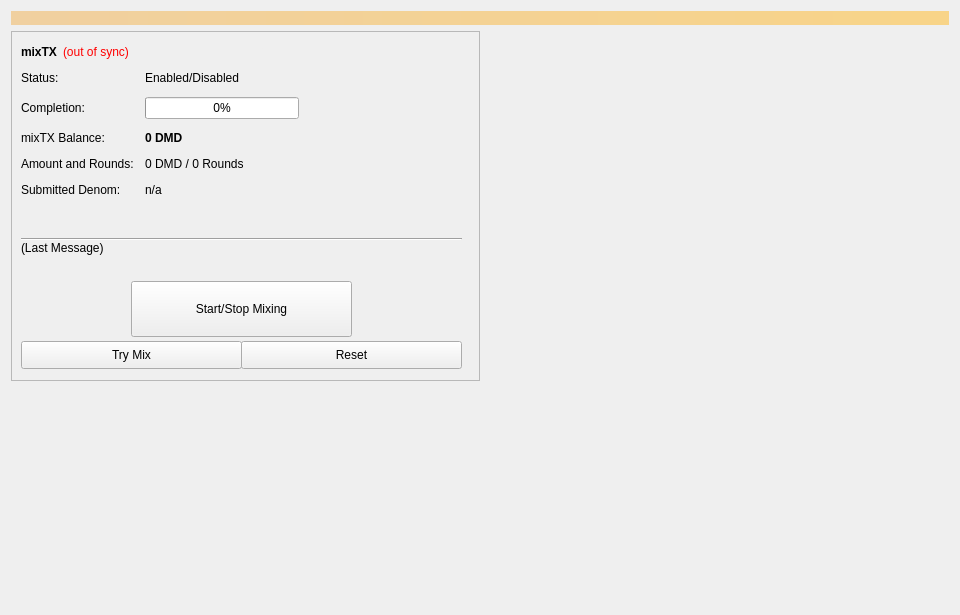
<?xml version="1.0" encoding="UTF-8"?>
<ui version="4.0">
 <class>Coinmix</class>
 <widget class="QWidget" name="Coinmix">
  <property name="geometry">
   <rect>
    <x>0</x>
    <y>0</y>
    <width>960</width>
    <height>615</height>
   </rect>
  </property>
  <property name="minimumSize">
   <size>
    <width>960</width>
    <height>0</height>
   </size>
  </property>
  <property name="windowTitle">
   <string>Form</string>
  </property>
  <layout class="QVBoxLayout" name="topLayout">
   <item>
    <widget class="QLabel" name="labelAlerts">
     <property name="visible">
      <bool>false</bool>
     </property>
     <property name="styleSheet">
      <string notr="true">background-color: qlineargradient(x1: 0, y1: 0, x2: 1, y2: 0, stop:0 #F0D0A0, stop:1 #F8D488); color:#000000;</string>
     </property>
     <property name="wordWrap">
      <bool>true</bool>
     </property>
     <property name="margin">
      <number>3</number>
     </property>
    </widget>
   </item>
   <item>
    <layout class="QHBoxLayout" name="horizontalLayout" stretch="1,1">
     <item>
      <layout class="QVBoxLayout" name="verticalLayout_2">
       <item>
        <widget class="QFrame" name="framemixTX">
         <property name="minimumSize">
          <size>
           <width>0</width>
           <height>350</height>
          </size>
         </property>
         <property name="layoutDirection">
          <enum>Qt::LeftToRight</enum>
         </property>
         <property name="frameShape">
          <enum>QFrame::StyledPanel</enum>
         </property>
         <property name="frameShadow">
          <enum>QFrame::Raised</enum>
         </property>
         <widget class="QWidget" name="formLayoutWidget">
          <property name="geometry">
           <rect>
            <x>10</x>
            <y>40</y>
            <width>451</width>
            <height>161</height>
           </rect>
          </property>
          <layout class="QFormLayout" name="formLayout">
           <property name="fieldGrowthPolicy">
            <enum>QFormLayout::AllNonFixedFieldsGrow</enum>
           </property>
           <property name="horizontalSpacing">
            <number>11</number>
           </property>
           <property name="verticalSpacing">
            <number>12</number>
           </property>
           <item row="0" column="0">
            <widget class="QLabel" name="label_6">
             <property name="text">
              <string>Status:</string>
             </property>
            </widget>
           </item>
           <item row="1" column="0">
            <widget class="QLabel" name="label_7">
             <property name="text">
              <string>Completion:</string>
             </property>
            </widget>
           </item>
           <item row="1" column="1">
            <widget class="QProgressBar" name="mixTXProgress">
             <property name="maximumSize">
              <size>
               <width>154</width>
               <height>16777215</height>
              </size>
             </property>
             <property name="value">
              <number>0</number>
             </property>
            </widget>
           </item>
           <item row="2" column="0">
            <widget class="QLabel" name="labelAnonymizedText">
             <property name="text">
              <string>mixTX Balance:</string>
             </property>
            </widget>
           </item>
           <item row="2" column="1">
            <widget class="QLabel" name="labelAnonymized">
             <property name="font">
              <font>
               <weight>75</weight>
               <bold>true</bold>
              </font>
             </property>
             <property name="text">
              <string notr="true">0 DMD</string>
             </property>
            </widget>
           </item>
           <item row="3" column="0">
            <widget class="QLabel" name="label_8">
             <property name="text">
              <string>Amount and Rounds:</string>
             </property>
            </widget>
           </item>
           <item row="3" column="1">
            <widget class="QLabel" name="labelAmountRounds">
             <property name="text">
              <string>0 DMD / 0 Rounds</string>
             </property>
            </widget>
           </item>
           <item row="4" column="0">
            <widget class="QLabel" name="label_9">
             <property name="text">
              <string>Submitted Denom:</string>
             </property>
            </widget>
           </item>
           <item row="4" column="1">
            <widget class="QLabel" name="labelSubmittedDenom">
             <property name="toolTip">
              <string>The denominations you submitted to the Masternode.&lt;br&gt;To mix, other users must submit the exact same denominations.</string>
             </property>
             <property name="text">
              <string>n/a</string>
             </property>
            </widget>
           </item>
           <item row="0" column="1">
            <widget class="QLabel" name="mixTXEnabled">
             <property name="text">
              <string>Enabled/Disabled</string>
             </property>
            </widget>
           </item>
          </layout>
         </widget>
         <widget class="QPushButton" name="runAutoDenom">
          <property name="geometry">
           <rect>
            <x>251</x>
            <y>17</y>
            <width>1</width>
            <height>1</height>
           </rect>
          </property>
          <property name="palette">
           <palette>
            <active>
             <colorrole role="WindowText">
              <brush brushstyle="SolidPattern">
               <color alpha="255">
                <red>0</red>
                <green>0</green>
                <blue>0</blue>
               </color>
              </brush>
             </colorrole>
             <colorrole role="Button">
              <brush brushstyle="SolidPattern">
               <color alpha="255">
                <red>239</red>
                <green>238</green>
                <blue>238</blue>
               </color>
              </brush>
             </colorrole>
             <colorrole role="Light">
              <brush brushstyle="SolidPattern">
               <color alpha="255">
                <red>255</red>
                <green>255</green>
                <blue>255</blue>
               </color>
              </brush>
             </colorrole>
             <colorrole role="Midlight">
              <brush brushstyle="SolidPattern">
               <color alpha="255">
                <red>247</red>
                <green>246</green>
                <blue>246</blue>
               </color>
              </brush>
             </colorrole>
             <colorrole role="Dark">
              <brush brushstyle="SolidPattern">
               <color alpha="255">
                <red>119</red>
                <green>119</green>
                <blue>119</blue>
               </color>
              </brush>
             </colorrole>
             <colorrole role="Mid">
              <brush brushstyle="SolidPattern">
               <color alpha="255">
                <red>159</red>
                <green>159</green>
                <blue>159</blue>
               </color>
              </brush>
             </colorrole>
             <colorrole role="Text">
              <brush brushstyle="SolidPattern">
               <color alpha="255">
                <red>0</red>
                <green>0</green>
                <blue>0</blue>
               </color>
              </brush>
             </colorrole>
             <colorrole role="BrightText">
              <brush brushstyle="SolidPattern">
               <color alpha="255">
                <red>255</red>
                <green>255</green>
                <blue>255</blue>
               </color>
              </brush>
             </colorrole>
             <colorrole role="ButtonText">
              <brush brushstyle="SolidPattern">
               <color alpha="255">
                <red>0</red>
                <green>0</green>
                <blue>0</blue>
               </color>
              </brush>
             </colorrole>
             <colorrole role="Base">
              <brush brushstyle="SolidPattern">
               <color alpha="255">
                <red>255</red>
                <green>255</green>
                <blue>255</blue>
               </color>
              </brush>
             </colorrole>
             <colorrole role="Window">
              <brush brushstyle="SolidPattern">
               <color alpha="255">
                <red>239</red>
                <green>238</green>
                <blue>238</blue>
               </color>
              </brush>
             </colorrole>
             <colorrole role="Shadow">
              <brush brushstyle="SolidPattern">
               <color alpha="255">
                <red>0</red>
                <green>0</green>
                <blue>0</blue>
               </color>
              </brush>
             </colorrole>
             <colorrole role="AlternateBase">
              <brush brushstyle="SolidPattern">
               <color alpha="255">
                <red>247</red>
                <green>246</green>
                <blue>246</blue>
               </color>
              </brush>
             </colorrole>
             <colorrole role="ToolTipBase">
              <brush brushstyle="SolidPattern">
               <color alpha="255">
                <red>255</red>
                <green>255</green>
                <blue>220</blue>
               </color>
              </brush>
             </colorrole>
             <colorrole role="ToolTipText">
              <brush brushstyle="SolidPattern">
               <color alpha="255">
                <red>0</red>
                <green>0</green>
                <blue>0</blue>
               </color>
              </brush>
             </colorrole>
            </active>
            <inactive>
             <colorrole role="WindowText">
              <brush brushstyle="SolidPattern">
               <color alpha="255">
                <red>0</red>
                <green>0</green>
                <blue>0</blue>
               </color>
              </brush>
             </colorrole>
             <colorrole role="Button">
              <brush brushstyle="SolidPattern">
               <color alpha="255">
                <red>239</red>
                <green>238</green>
                <blue>238</blue>
               </color>
              </brush>
             </colorrole>
             <colorrole role="Light">
              <brush brushstyle="SolidPattern">
               <color alpha="255">
                <red>255</red>
                <green>255</green>
                <blue>255</blue>
               </color>
              </brush>
             </colorrole>
             <colorrole role="Midlight">
              <brush brushstyle="SolidPattern">
               <color alpha="255">
                <red>247</red>
                <green>246</green>
                <blue>246</blue>
               </color>
              </brush>
             </colorrole>
             <colorrole role="Dark">
              <brush brushstyle="SolidPattern">
               <color alpha="255">
                <red>119</red>
                <green>119</green>
                <blue>119</blue>
               </color>
              </brush>
             </colorrole>
             <colorrole role="Mid">
              <brush brushstyle="SolidPattern">
               <color alpha="255">
                <red>159</red>
                <green>159</green>
                <blue>159</blue>
               </color>
              </brush>
             </colorrole>
             <colorrole role="Text">
              <brush brushstyle="SolidPattern">
               <color alpha="255">
                <red>0</red>
                <green>0</green>
                <blue>0</blue>
               </color>
              </brush>
             </colorrole>
             <colorrole role="BrightText">
              <brush brushstyle="SolidPattern">
               <color alpha="255">
                <red>255</red>
                <green>255</green>
                <blue>255</blue>
               </color>
              </brush>
             </colorrole>
             <colorrole role="ButtonText">
              <brush brushstyle="SolidPattern">
               <color alpha="255">
                <red>0</red>
                <green>0</green>
                <blue>0</blue>
               </color>
              </brush>
             </colorrole>
             <colorrole role="Base">
              <brush brushstyle="SolidPattern">
               <color alpha="255">
                <red>255</red>
                <green>255</green>
                <blue>255</blue>
               </color>
              </brush>
             </colorrole>
             <colorrole role="Window">
              <brush brushstyle="SolidPattern">
               <color alpha="255">
                <red>239</red>
                <green>238</green>
                <blue>238</blue>
               </color>
              </brush>
             </colorrole>
             <colorrole role="Shadow">
              <brush brushstyle="SolidPattern">
               <color alpha="255">
                <red>0</red>
                <green>0</green>
                <blue>0</blue>
               </color>
              </brush>
             </colorrole>
             <colorrole role="AlternateBase">
              <brush brushstyle="SolidPattern">
               <color alpha="255">
                <red>247</red>
                <green>246</green>
                <blue>246</blue>
               </color>
              </brush>
             </colorrole>
             <colorrole role="ToolTipBase">
              <brush brushstyle="SolidPattern">
               <color alpha="255">
                <red>255</red>
                <green>255</green>
                <blue>220</blue>
               </color>
              </brush>
             </colorrole>
             <colorrole role="ToolTipText">
              <brush brushstyle="SolidPattern">
               <color alpha="255">
                <red>0</red>
                <green>0</green>
                <blue>0</blue>
               </color>
              </brush>
             </colorrole>
            </inactive>
            <disabled>
             <colorrole role="WindowText">
              <brush brushstyle="SolidPattern">
               <color alpha="255">
                <red>119</red>
                <green>119</green>
                <blue>119</blue>
               </color>
              </brush>
             </colorrole>
             <colorrole role="Button">
              <brush brushstyle="SolidPattern">
               <color alpha="255">
                <red>239</red>
                <green>238</green>
                <blue>238</blue>
               </color>
              </brush>
             </colorrole>
             <colorrole role="Light">
              <brush brushstyle="SolidPattern">
               <color alpha="255">
                <red>255</red>
                <green>255</green>
                <blue>255</blue>
               </color>
              </brush>
             </colorrole>
             <colorrole role="Midlight">
              <brush brushstyle="SolidPattern">
               <color alpha="255">
                <red>247</red>
                <green>246</green>
                <blue>246</blue>
               </color>
              </brush>
             </colorrole>
             <colorrole role="Dark">
              <brush brushstyle="SolidPattern">
               <color alpha="255">
                <red>119</red>
                <green>119</green>
                <blue>119</blue>
               </color>
              </brush>
             </colorrole>
             <colorrole role="Mid">
              <brush brushstyle="SolidPattern">
               <color alpha="255">
                <red>159</red>
                <green>159</green>
                <blue>159</blue>
               </color>
              </brush>
             </colorrole>
             <colorrole role="Text">
              <brush brushstyle="SolidPattern">
               <color alpha="255">
                <red>119</red>
                <green>119</green>
                <blue>119</blue>
               </color>
              </brush>
             </colorrole>
             <colorrole role="BrightText">
              <brush brushstyle="SolidPattern">
               <color alpha="255">
                <red>255</red>
                <green>255</green>
                <blue>255</blue>
               </color>
              </brush>
             </colorrole>
             <colorrole role="ButtonText">
              <brush brushstyle="SolidPattern">
               <color alpha="255">
                <red>119</red>
                <green>119</green>
                <blue>119</blue>
               </color>
              </brush>
             </colorrole>
             <colorrole role="Base">
              <brush brushstyle="SolidPattern">
               <color alpha="255">
                <red>239</red>
                <green>238</green>
                <blue>238</blue>
               </color>
              </brush>
             </colorrole>
             <colorrole role="Window">
              <brush brushstyle="SolidPattern">
               <color alpha="255">
                <red>239</red>
                <green>238</green>
                <blue>238</blue>
               </color>
              </brush>
             </colorrole>
             <colorrole role="Shadow">
              <brush brushstyle="SolidPattern">
               <color alpha="255">
                <red>0</red>
                <green>0</green>
                <blue>0</blue>
               </color>
              </brush>
             </colorrole>
             <colorrole role="AlternateBase">
              <brush brushstyle="SolidPattern">
               <color alpha="255">
                <red>239</red>
                <green>238</green>
                <blue>238</blue>
               </color>
              </brush>
             </colorrole>
             <colorrole role="ToolTipBase">
              <brush brushstyle="SolidPattern">
               <color alpha="255">
                <red>255</red>
                <green>255</green>
                <blue>220</blue>
               </color>
              </brush>
             </colorrole>
             <colorrole role="ToolTipText">
              <brush brushstyle="SolidPattern">
               <color alpha="255">
                <red>0</red>
                <green>0</green>
                <blue>0</blue>
               </color>
              </brush>
             </colorrole>
            </disabled>
           </palette>
          </property>
          <property name="focusPolicy">
           <enum>Qt::NoFocus</enum>
          </property>
          <property name="autoFillBackground">
           <bool>true</bool>
          </property>
          <property name="text">
           <string/>
          </property>
          <property name="flat">
           <bool>true</bool>
          </property>
         </widget>
         <widget class="QPushButton" name="togglemixTX">
          <property name="geometry">
           <rect>
            <x>120</x>
            <y>250</y>
            <width>221</width>
            <height>56</height>
           </rect>
          </property>
          <property name="sizePolicy">
           <sizepolicy hsizetype="MinimumExpanding" vsizetype="Fixed">
            <horstretch>0</horstretch>
            <verstretch>0</verstretch>
           </sizepolicy>
          </property>
          <property name="text">
           <string>Start/Stop Mixing</string>
          </property>
         </widget>
         <widget class="Line" name="lineLastMessage">
          <property name="geometry">
           <rect>
            <x>10</x>
            <y>200</y>
            <width>441</width>
            <height>16</height>
           </rect>
          </property>
          <property name="orientation">
           <enum>Qt::Horizontal</enum>
          </property>
         </widget>
         <widget class="QLabel" name="mixTXStatus">
          <property name="geometry">
           <rect>
            <x>10</x>
            <y>210</y>
            <width>451</width>
            <height>43</height>
           </rect>
          </property>
          <property name="minimumSize">
           <size>
            <width>288</width>
            <height>43</height>
           </size>
          </property>
          <property name="text">
           <string>(Last Message)</string>
          </property>
          <property name="alignment">
           <set>Qt::AlignLeading|Qt::AlignLeft|Qt::AlignTop</set>
          </property>
          <property name="wordWrap">
           <bool>true</bool>
          </property>
         </widget>
         <widget class="QPushButton" name="mixTXAuto">
          <property name="geometry">
           <rect>
            <x>10</x>
            <y>310</y>
            <width>221</width>
            <height>28</height>
           </rect>
          </property>
          <property name="sizePolicy">
           <sizepolicy hsizetype="MinimumExpanding" vsizetype="Fixed">
            <horstretch>0</horstretch>
            <verstretch>0</verstretch>
           </sizepolicy>
          </property>
          <property name="toolTip">
           <string>Try to manually submit a mixTX request.</string>
          </property>
          <property name="text">
           <string>Try Mix</string>
          </property>
         </widget>
         <widget class="QPushButton" name="mixTXReset2">
          <property name="geometry">
           <rect>
            <x>230</x>
            <y>310</y>
            <width>221</width>
            <height>28</height>
           </rect>
          </property>
          <property name="sizePolicy">
           <sizepolicy hsizetype="MinimumExpanding" vsizetype="Fixed">
            <horstretch>0</horstretch>
            <verstretch>0</verstretch>
           </sizepolicy>
          </property>
          <property name="toolTip">
           <string>Reset the current status of mixTX (can interrupt mixTX if it's in the process of Mixing, which can cost you money!)</string>
          </property>
          <property name="autoFillBackground">
           <bool>false</bool>
          </property>
          <property name="text">
           <string>Reset</string>
          </property>
         </widget>
         <widget class="QWidget" name="layoutWidget">
          <property name="geometry">
           <rect>
            <x>10</x>
            <y>10</y>
            <width>431</width>
            <height>22</height>
           </rect>
          </property>
          <layout class="QHBoxLayout" name="horizontalLayout_5">
           <item>
            <widget class="QLabel" name="label_2">
             <property name="font">
              <font>
               <weight>75</weight>
               <bold>true</bold>
              </font>
             </property>
             <property name="text">
              <string>mixTX</string>
             </property>
            </widget>
           </item>
           <item>
            <widget class="QLabel" name="labelmixTXSyncStatus">
             <property name="toolTip">
              <string>The displayed information may be out of date. Your wallet automatically synchronizes with the DMD network after a connection is established, but this process has not completed yet.</string>
             </property>
             <property name="styleSheet">
              <string notr="true">QLabel { color: red; }</string>
             </property>
             <property name="text">
              <string notr="true">(out of sync)</string>
             </property>
             <property name="alignment">
              <set>Qt::AlignLeading|Qt::AlignLeft|Qt::AlignVCenter</set>
             </property>
            </widget>
           </item>
           <item>
            <spacer name="horizontalSpacer_4">
             <property name="orientation">
              <enum>Qt::Horizontal</enum>
             </property>
             <property name="sizeHint" stdset="0">
              <size>
               <width>40</width>
               <height>20</height>
              </size>
             </property>
            </spacer>
           </item>
          </layout>
         </widget>
        </widget>
       </item>
       <item>
        <spacer name="verticalSpacer">
         <property name="orientation">
          <enum>Qt::Vertical</enum>
         </property>
         <property name="sizeHint" stdset="0">
          <size>
           <width>20</width>
           <height>40</height>
          </size>
         </property>
        </spacer>
       </item>
      </layout>
     </item>
     <item>
      <layout class="QVBoxLayout" name="verticalLayout_3">
       <item>
        <spacer name="verticalSpacer_2">
         <property name="orientation">
          <enum>Qt::Vertical</enum>
         </property>
         <property name="sizeType">
          <enum>QSizePolicy::Expanding</enum>
         </property>
         <property name="sizeHint" stdset="0">
          <size>
           <width>20</width>
           <height>40</height>
          </size>
         </property>
        </spacer>
       </item>
      </layout>
     </item>
    </layout>
   </item>
  </layout>
 </widget>
 <resources/>
 <connections/>
</ui>
